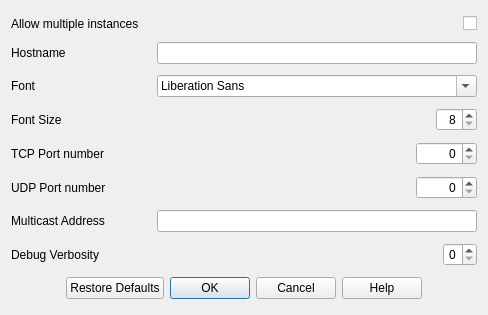
<?xml version="1.0" encoding="UTF-8"?>
<ui version="4.0">
 <class>PXMSettingsDialog</class>
 <widget class="QDialog" name="PXMSettingsDialog">
  <property name="geometry">
   <rect>
    <x>0</x>
    <y>0</y>
    <width>488</width>
    <height>315</height>
   </rect>
  </property>
  <property name="sizePolicy">
   <sizepolicy hsizetype="MinimumExpanding" vsizetype="MinimumExpanding">
    <horstretch>0</horstretch>
    <verstretch>0</verstretch>
   </sizepolicy>
  </property>
  <property name="windowTitle">
   <string>Settings</string>
  </property>
  <layout class="QGridLayout" name="gridLayout">
   <item row="2" column="0">
    <widget class="QLabel" name="fontLabel">
     <property name="text">
      <string>Font</string>
     </property>
    </widget>
   </item>
   <item row="3" column="0">
    <widget class="QLabel" name="fontSizeLabel">
     <property name="text">
      <string>Font Size</string>
     </property>
    </widget>
   </item>
   <item row="8" column="0" colspan="2">
    <widget class="QLabel" name="verbosityLabel">
     <property name="text">
      <string>Debug Verbosity</string>
     </property>
    </widget>
   </item>
   <item row="4" column="4" alignment="Qt::AlignRight">
    <widget class="QSpinBox" name="tcpPortSpinBox">
     <property name="enabled">
      <bool>true</bool>
     </property>
     <property name="sizePolicy">
      <sizepolicy hsizetype="MinimumExpanding" vsizetype="Fixed">
       <horstretch>0</horstretch>
       <verstretch>0</verstretch>
      </sizepolicy>
     </property>
     <property name="maximumSize">
      <size>
       <width>100</width>
       <height>16777215</height>
      </size>
     </property>
     <property name="layoutDirection">
      <enum>Qt::LeftToRight</enum>
     </property>
     <property name="alignment">
      <set>Qt::AlignRight|Qt::AlignTrailing|Qt::AlignVCenter</set>
     </property>
     <property name="accelerated">
      <bool>true</bool>
     </property>
     <property name="maximum">
      <number>65535</number>
     </property>
    </widget>
   </item>
   <item row="5" column="0" colspan="2">
    <widget class="QLabel" name="udpPortLabel">
     <property name="text">
      <string>UDP Port number</string>
     </property>
    </widget>
   </item>
   <item row="4" column="0" colspan="2">
    <widget class="QLabel" name="tcpPortLabel">
     <property name="text">
      <string>TCP Port number</string>
     </property>
    </widget>
   </item>
   <item row="9" column="0" colspan="5">
    <widget class="QDialogButtonBox" name="buttonBox">
     <property name="focusPolicy">
      <enum>Qt::StrongFocus</enum>
     </property>
     <property name="orientation">
      <enum>Qt::Horizontal</enum>
     </property>
     <property name="standardButtons">
      <set>QDialogButtonBox::Cancel|QDialogButtonBox::Help|QDialogButtonBox::Ok|QDialogButtonBox::RestoreDefaults</set>
     </property>
     <property name="centerButtons">
      <bool>true</bool>
     </property>
    </widget>
   </item>
   <item row="5" column="4" alignment="Qt::AlignRight">
    <widget class="QSpinBox" name="udpPortSpinBox">
     <property name="sizePolicy">
      <sizepolicy hsizetype="MinimumExpanding" vsizetype="Fixed">
       <horstretch>0</horstretch>
       <verstretch>0</verstretch>
      </sizepolicy>
     </property>
     <property name="maximumSize">
      <size>
       <width>100</width>
       <height>16777215</height>
      </size>
     </property>
     <property name="layoutDirection">
      <enum>Qt::LeftToRight</enum>
     </property>
     <property name="alignment">
      <set>Qt::AlignRight|Qt::AlignTrailing|Qt::AlignVCenter</set>
     </property>
     <property name="accelerated">
      <bool>true</bool>
     </property>
     <property name="maximum">
      <number>65535</number>
     </property>
    </widget>
   </item>
   <item row="0" column="0" colspan="2">
    <widget class="QLabel" name="allowMultipleLabel">
     <property name="text">
      <string>Allow multiple instances</string>
     </property>
    </widget>
   </item>
   <item row="1" column="0" colspan="2">
    <widget class="QLabel" name="hostnameLabel">
     <property name="text">
      <string>Hostname</string>
     </property>
    </widget>
   </item>
   <item row="8" column="4" alignment="Qt::AlignRight">
    <widget class="QSpinBox" name="verbositySpinBox">
     <property name="sizePolicy">
      <sizepolicy hsizetype="MinimumExpanding" vsizetype="Fixed">
       <horstretch>0</horstretch>
       <verstretch>0</verstretch>
      </sizepolicy>
     </property>
     <property name="maximumSize">
      <size>
       <width>100</width>
       <height>16777215</height>
      </size>
     </property>
     <property name="alignment">
      <set>Qt::AlignRight|Qt::AlignTrailing|Qt::AlignVCenter</set>
     </property>
     <property name="maximum">
      <number>2</number>
     </property>
    </widget>
   </item>
   <item row="3" column="4" alignment="Qt::AlignRight">
    <widget class="QSpinBox" name="fontSizeSpinBox">
     <property name="sizePolicy">
      <sizepolicy hsizetype="MinimumExpanding" vsizetype="Fixed">
       <horstretch>0</horstretch>
       <verstretch>0</verstretch>
      </sizepolicy>
     </property>
     <property name="maximumSize">
      <size>
       <width>100</width>
       <height>16777215</height>
      </size>
     </property>
     <property name="alignment">
      <set>Qt::AlignRight|Qt::AlignTrailing|Qt::AlignVCenter</set>
     </property>
     <property name="minimum">
      <number>8</number>
     </property>
     <property name="maximum">
      <number>24</number>
     </property>
    </widget>
   </item>
   <item row="0" column="3" colspan="2">
    <widget class="QCheckBox" name="allowMultipleCheckBox">
     <property name="enabled">
      <bool>true</bool>
     </property>
     <property name="sizePolicy">
      <sizepolicy hsizetype="Fixed" vsizetype="Fixed">
       <horstretch>0</horstretch>
       <verstretch>0</verstretch>
      </sizepolicy>
     </property>
     <property name="layoutDirection">
      <enum>Qt::RightToLeft</enum>
     </property>
     <property name="text">
      <string/>
     </property>
    </widget>
   </item>
   <item row="1" column="4">
    <widget class="QLineEdit" name="hostnameLineEdit">
     <property name="sizePolicy">
      <sizepolicy hsizetype="MinimumExpanding" vsizetype="Fixed">
       <horstretch>0</horstretch>
       <verstretch>0</verstretch>
      </sizepolicy>
     </property>
     <property name="layoutDirection">
      <enum>Qt::RightToLeft</enum>
     </property>
     <property name="maxLength">
      <number>24</number>
     </property>
    </widget>
   </item>
   <item row="2" column="4">
    <widget class="QFontComboBox" name="fontComboBox">
     <property name="sizePolicy">
      <sizepolicy hsizetype="Preferred" vsizetype="Fixed">
       <horstretch>0</horstretch>
       <verstretch>0</verstretch>
      </sizepolicy>
     </property>
     <property name="layoutDirection">
      <enum>Qt::LeftToRight</enum>
     </property>
    </widget>
   </item>
   <item row="6" column="0">
    <widget class="QLabel" name="multicastLabel">
     <property name="text">
      <string>Multicast Address</string>
     </property>
    </widget>
   </item>
   <item row="6" column="4">
    <widget class="QLineEdit" name="multicastLineEdit">
     <property name="layoutDirection">
      <enum>Qt::RightToLeft</enum>
     </property>
    </widget>
   </item>
  </layout>
 </widget>
 <resources/>
 <connections>
  <connection>
   <sender>buttonBox</sender>
   <signal>accepted()</signal>
   <receiver>PXMSettingsDialog</receiver>
   <slot>accept()</slot>
   <hints>
    <hint type="sourcelabel">
     <x>248</x>
     <y>254</y>
    </hint>
    <hint type="destinationlabel">
     <x>157</x>
     <y>274</y>
    </hint>
   </hints>
  </connection>
  <connection>
   <sender>buttonBox</sender>
   <signal>rejected()</signal>
   <receiver>PXMSettingsDialog</receiver>
   <slot>reject()</slot>
   <hints>
    <hint type="sourcelabel">
     <x>316</x>
     <y>260</y>
    </hint>
    <hint type="destinationlabel">
     <x>286</x>
     <y>274</y>
    </hint>
   </hints>
  </connection>
 </connections>
</ui>
